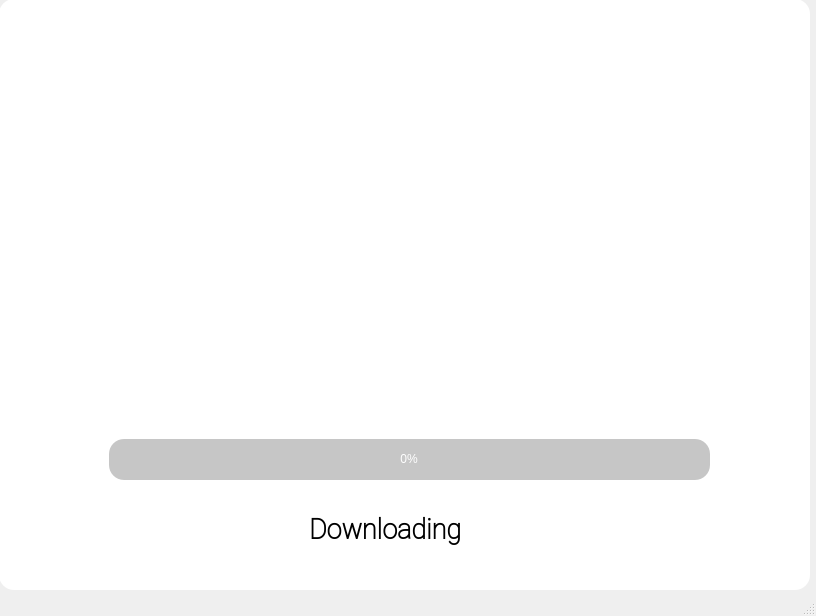
<?xml version="1.0" encoding="UTF-8"?>
<ui version="4.0">
 <class>progress</class>
 <widget class="QMainWindow" name="progress">
  <property name="geometry">
   <rect>
    <x>0</x>
    <y>0</y>
    <width>816</width>
    <height>616</height>
   </rect>
  </property>
  <property name="windowTitle">
   <string>MainWindow</string>
  </property>
  <widget class="QWidget" name="centralwidget">
   <widget class="QFrame" name="frame">
    <property name="geometry">
     <rect>
      <x>-1</x>
      <y>-1</y>
      <width>811</width>
      <height>591</height>
     </rect>
    </property>
    <property name="styleSheet">
     <string notr="true">background-color: rgb(255, 255, 255);
border-radius:15px;</string>
    </property>
    <property name="frameShape">
     <enum>QFrame::StyledPanel</enum>
    </property>
    <property name="frameShadow">
     <enum>QFrame::Raised</enum>
    </property>
    <widget class="QLabel" name="label">
     <property name="geometry">
      <rect>
       <x>150</x>
       <y>50</y>
       <width>521</width>
       <height>321</height>
      </rect>
     </property>
     <property name="styleSheet">
      <string notr="true"/>
     </property>
     <property name="text">
      <string/>
     </property>
     <property name="pixmap">
      <pixmap>../Pictures/Fast loading-bro.svg</pixmap>
     </property>
    </widget>
    <widget class="QProgressBar" name="progressBar">
     <property name="geometry">
      <rect>
       <x>110</x>
       <y>440</y>
       <width>601</width>
       <height>41</height>
      </rect>
     </property>
     <property name="cursor">
      <cursorShape>WaitCursor</cursorShape>
     </property>
     <property name="toolTip">
      <string>Loading</string>
     </property>
     <property name="styleSheet">
      <string notr="true">QProgressBar::chunk
{background-color: rgb(255, 0, 0);
border-radius:15px;}
QProgressBar{
background-color: ;
	background-color: rgb(198, 198, 198);
color:rgb(255, 255, 255);
border-radius:15px;
border-style: none;
}
</string>
     </property>
     <property name="minimum">
      <number>0</number>
     </property>
     <property name="maximum">
      <number>100</number>
     </property>
     <property name="value">
      <number>0</number>
     </property>
     <property name="alignment">
      <set>Qt::AlignCenter</set>
     </property>
     <property name="textVisible">
      <bool>true</bool>
     </property>
     <property name="orientation">
      <enum>Qt::Horizontal</enum>
     </property>
     <property name="invertedAppearance">
      <bool>false</bool>
     </property>
     <property name="textDirection">
      <enum>QProgressBar::TopToBottom</enum>
     </property>
     <property name="format">
      <string>%p%</string>
     </property>
    </widget>
    <widget class="QLabel" name="label_2">
     <property name="geometry">
      <rect>
       <x>310</x>
       <y>510</y>
       <width>211</width>
       <height>41</height>
      </rect>
     </property>
     <property name="font">
      <font>
       <family>Roboto Thin</family>
       <pointsize>20</pointsize>
       <weight>75</weight>
       <bold>true</bold>
      </font>
     </property>
     <property name="text">
      <string>Downloading</string>
     </property>
    </widget>
   </widget>
  </widget>
  <widget class="QStatusBar" name="statusbar"/>
 </widget>
 <resources/>
 <connections/>
</ui>
